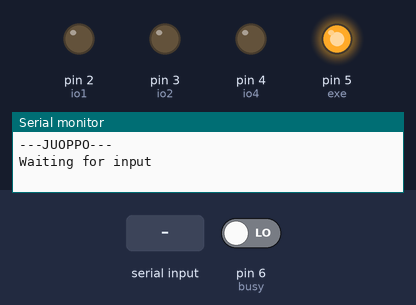
Recording of a sketch running on a simulated Arduino Uno, built with avr-gcc and run on an emulated ATmega328P. On the bench: output pins drawn as LEDs (lit = HIGH), the last lines printed to the serial monitor. The inputs (shaded band) are chosen by the test bench; at power-on: pin 6 (busy) LOW.

Above: at 1.2 s.
1.3 s: "1\n" received over Serial
At 1.6 s:
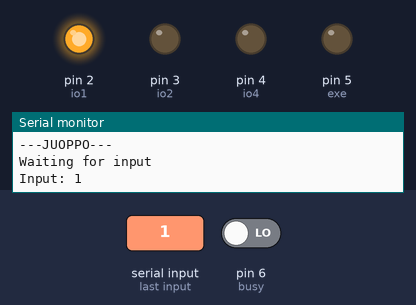
At 2.8 s:
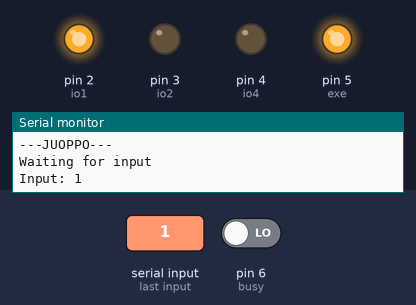
3.2 s: "5\n" received over Serial
At 4.3 s:
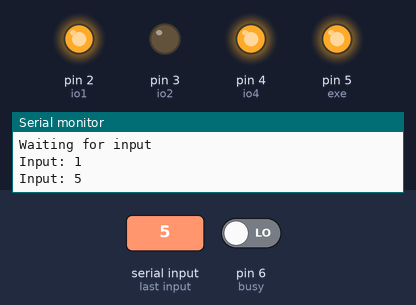
Timing chart, 0 to 6.2 s (numbered marks = the images above; inputs shaded):
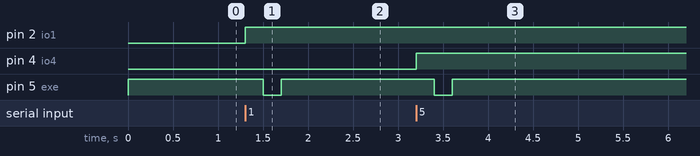

The sketch:

Juoppo_Juomaatin_Testaaja.ino
```cpp
/*
 * JUOPPO
 * Juomaatin Ultra Optimoitu Prosessi Pilotointi Ohjain
 *
 * Mahdollistaa binäärikäskyjen lähettämisen Juomaatille.
 *
 */

const int io1 = 2,
          io2 = 3,
          io4 = 4,
          exe = 5,
          busy= 6;

const int output[]{io1,io2,io4};

int done = 1;
int input;

void setup() {
  Serial.begin(9600);
  Serial.println("---JUOPPO---");
  pinMode(io1, OUTPUT);
  pinMode(io2, OUTPUT);
  pinMode(io4, OUTPUT);
  pinMode(exe, OUTPUT);
  pinMode(busy, INPUT);
  digitalWrite(exe, 1);

}

void loop() {
  digitalWrite(exe, 1);
  while(digitalRead(busy)){done = 1;};
  if (done == 1){Serial.println("Waiting for input");}
  done = 0;
  if (Serial.available() > 0){
    input = Serial.parseInt();
    if(0 < input && input < 8){
    Serial.print("Input: ");
    Serial.println(input);
    digitalWrite(output[0] , bitRead(input, 0));
    digitalWrite(output[1] , bitRead(input, 1));
    digitalWrite(output[2] , bitRead(input, 2));

    delay(200);
    digitalWrite(exe, 0);
    delay(200);
    }


  }

}
```

Measured:
- after the input at 1.3 s, pin 2 (io1): LOW → HIGH at once; pin 5 (exe): HIGH → LOW after 0.20 s, → HIGH 0.20 s later
- after the input at 3.2 s, pin 4 (io4): LOW → HIGH at once; pin 5 (exe): HIGH → LOW after 0.20 s, → HIGH 0.20 s later
